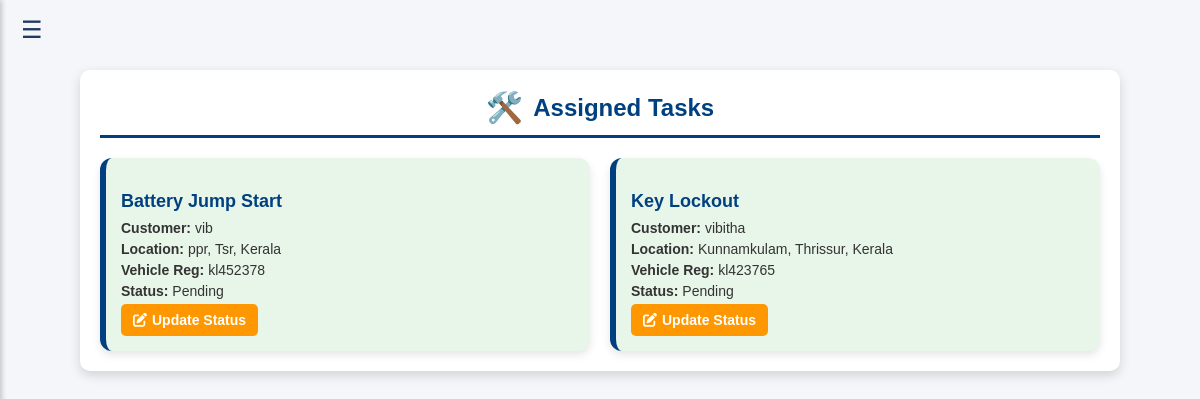
Page /mechanic/tasks/ (signed in) on the earlier database version.
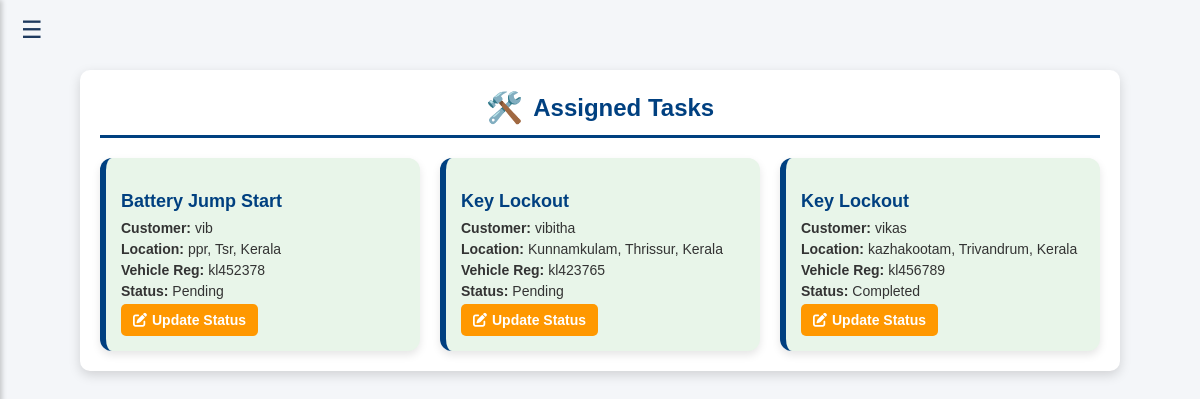
Same page on the later database version.
### Home/models.py (models this page shows, shortened)
class TaskAssignment(models.Model):
    user = models.ForeignKey(User, on_delete=models.CASCADE)  # Customer
    service_request = models.ForeignKey('ServiceRequest', on_delete=models.CASCADE)
    mechanic = models.ForeignKey('MechanicProfile', on_delete=models.CASCADE)
    assigned_date = models.DateTimeField(auto_now_add=True)
    status_choices = [('Pending', 'Pending'), ('In Progress', 'In Progress'), ('Completed', 'Completed')]
    status = models.CharField(max_length=20, choices=status_choices, default='Pending')

class ServiceRequest(models.Model):
    user = models.ForeignKey(User, on_delete=models.CASCADE)  # Logged-in user
    service = models.ForeignKey(ServiceProvided, on_delete=models.CASCADE)
    name = models.CharField(max_length=255)
    email = models.EmailField()
    contact_number = models.CharField(max_length=15)
    location = models.CharField(max_length=255)
    state = models.CharField(max_length=100)
    city = models.CharField(max_length=100)
    vehicle_reg_number = models.CharField(max_length=15)

class ServiceProvided(models.Model):
    name = models.CharField(max_length=255)
    picture = models.ImageField(upload_to='services/')  # Main picture
    short_description = models.TextField()
    long_description = models.TextField()
    points_to_remember = models.TextField()
    additional_picture = models.ImageField(upload_to='services/', blank=True, null=True)  # Additional Picture

class StatusUpdate(models.Model):
    task = models.ForeignKey(TaskAssignment, on_delete=models.CASCADE, related_name='status_updates')
    mechanic = models.ForeignKey(MechanicProfile, on_delete=models.CASCADE)
    service_request = models.ForeignKey(ServiceRequest, on_delete=models.CASCADE)  # ✅ Unchanged, as per your requirement
    STATUS_CHOICES = [
        ('Pending', 'Pending'),
        ('In Progress', 'In Progress'),
        ('Completed', 'Completed')
    ]
    status = models.CharField(max_length=20, choices=STATUS_CHOICES, default='Pending')
    remarks = models.TextField(blank=True, null=True)
    updated_at = models.DateTimeField(default=timezone.now)

### Home/views.py (the view)
# urls.py: path('mechanic/tasks/', views.mechanic_assigned_tasks, name='mechanic_assigned_tasks'),
@login_required
def mechanic_assigned_tasks(request):
    assigned_tasks = TaskAssignment.objects.filter(mechanic=request.user.mechanicprofile)
    for task in assigned_tasks:
        latest_status_update = StatusUpdate.objects.filter(task=task).order_by('-updated_at').first()
        task.latest_status = latest_status_update.status if latest_status_update else "Pending"  # Default to Pending
    return render(request, 'mechanic_assigned_tasks.html', {'assigned_tasks': assigned_tasks})

### templates/mechanic_assigned_tasks.html (shortened to what this page needs)
{% extends "base_mech.html" %}
{% block content %}
<div class="container">
    <div class="header">
        <span class="header-icon">🛠️</span> Assigned Tasks
    </div>
    {% if assigned_tasks %}
        <div class="tasks-container">
            {% for task in assigned_tasks %}
            <div class="task-card">
                <h3>{{ task.service_request.service.name }}</h3>
                <p><strong>Customer:</strong> {{ task.service_request.name }}</p>
                <p><strong>Location:</strong> {{ task.service_request.location }}, {{ task.service_request.city }}, {{ task.service_request.state }}</p>
                <p><strong>Vehicle Reg:</strong> {{ task.service_request.vehicle_reg_number }}</p>
                <p><strong>Status:</strong> {{ task.latest_status }}</p>
                <a href="{% url 'update_mechanic_task_status' task.id %}" class="update-btn">
                    <i class="fas fa-edit"></i> Update Status
                </a>
            </div>
            {% endfor %}
        </div>
    {% else %}
        <p class="no-tasks">No tasks assigned.</p>
    {% endif %}
</div>
{% endblock %}

Differences in the rows shown:
added TaskAssignment: service_request.service.name "Key Lockout", service_request.name "vikas", service_request.location "kazhakootam", service_request.city "Trivandrum", service_request.state "Kerala", service_request.vehicle_reg_number "kl456789", latest_status "Completed"
